Frame 1 (no input): blank canvas, image omitted
Frame 60 (the mouse pressed at the canvas centre just before this capture): blank canvas, image omitted
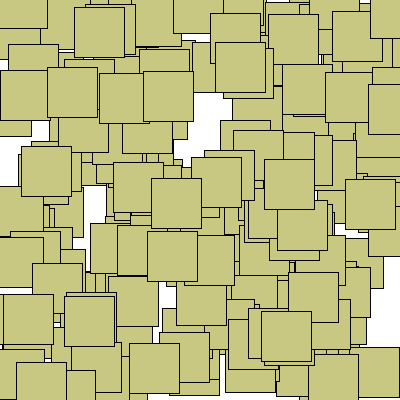
Frame 120 (the mouse held since frame 60 and released just before this capture)

The Processing sketch whose frames 1 and 60 were blank and that drew this single picture after the mouse press (run headless with seeded random() and noise(); from frame 60 on, the mouse is pressed at the canvas centre):

// Processing sketch: processing_57837
// ── processing_57837.pde

//Kim Sipkens
//PS3 Question 5
Rectangle[] rects = new Rectangle[400];
 
boolean paused = false;
 
void setup() {
  size(400, 400); 
  smooth();
rectMode(CENTER);
  

  for (int i=0; i < rects.length; i++) {
   
  float x = random(height);
  float y = random(width);

  
    rects[i] = new Rectangle(x, y);
  } 
}
 
void draw() {
  background(255);
 
  int numRect = int(map(mouseX, 0, height, 0, rects.length));
   for (int i=0; i < numRect; i++) {
    
      rects[i].display();
    }
  }

 class Rectangle {
  float x;
  float y;
  color c;
 
 
  Rectangle( float x, float y ) {
    this.x = x;
    this.y = y;
  } 
   

  void display() {
    rectMode(CENTER);
    stroke(3);
    pushMatrix();
      translate(this.x, this.y);
     
      c = int( map(c, 26, height, 83, 255) );
      fill(mouseX, mouseY, c);

      rect(0, 0, 50, 50);
    popMatrix(); 
  }
}
